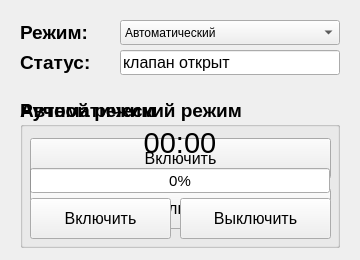
<?xml version="1.0" encoding="UTF-8"?>
<ui version="4.0">
 <class>wBiosynthesisTimer</class>
 <widget class="QMainWindow" name="wBiosynthesisTimer">
  <property name="windowModality">
   <enum>Qt::NonModal</enum>
  </property>
  <property name="geometry">
   <rect>
    <x>0</x>
    <y>0</y>
    <width>360</width>
    <height>260</height>
   </rect>
  </property>
  <property name="windowTitle">
   <string>БИОСИНТЕЗ - Таймер</string>
  </property>
  <property name="windowIcon">
   <iconset>
    <normaloff>../../../../../.designer/logo.png</normaloff>../../../../../.designer/logo.png</iconset>
  </property>
  <widget class="QWidget" name="centralwidget">
   <widget class="QGroupBox" name="gbManualMode">
    <property name="geometry">
     <rect>
      <x>20</x>
      <y>98</y>
      <width>320</width>
      <height>150</height>
     </rect>
    </property>
    <property name="font">
     <font>
      <pointsize>14</pointsize>
      <weight>75</weight>
      <bold>true</bold>
     </font>
    </property>
    <property name="title">
     <string>Ручной режим</string>
    </property>
    <widget class="QPushButton" name="btnManualStop">
     <property name="geometry">
      <rect>
       <x>10</x>
       <y>90</y>
       <width>301</width>
       <height>41</height>
      </rect>
     </property>
     <property name="font">
      <font>
       <pointsize>12</pointsize>
       <weight>50</weight>
       <bold>false</bold>
      </font>
     </property>
     <property name="text">
      <string>Выключить</string>
     </property>
    </widget>
    <widget class="QPushButton" name="btnManualStart">
     <property name="geometry">
      <rect>
       <x>10</x>
       <y>40</y>
       <width>301</width>
       <height>41</height>
      </rect>
     </property>
     <property name="font">
      <font>
       <pointsize>12</pointsize>
       <weight>50</weight>
       <bold>false</bold>
      </font>
     </property>
     <property name="text">
      <string>Включить</string>
     </property>
    </widget>
    <widget class="QLabel" name="lblManualTimer">
     <property name="geometry">
      <rect>
       <x>10</x>
       <y>329</y>
       <width>300</width>
       <height>31</height>
      </rect>
     </property>
     <property name="font">
      <font>
       <pointsize>22</pointsize>
       <weight>50</weight>
       <bold>false</bold>
      </font>
     </property>
     <property name="text">
      <string>00:00</string>
     </property>
     <property name="alignment">
      <set>Qt::AlignCenter</set>
     </property>
    </widget>
   </widget>
   <widget class="QGroupBox" name="gbAutoMode">
    <property name="enabled">
     <bool>true</bool>
    </property>
    <property name="geometry">
     <rect>
      <x>20</x>
      <y>98</y>
      <width>320</width>
      <height>150</height>
     </rect>
    </property>
    <property name="font">
     <font>
      <pointsize>14</pointsize>
      <weight>75</weight>
      <bold>true</bold>
     </font>
    </property>
    <property name="title">
     <string>Автоматический режим</string>
    </property>
    <widget class="QProgressBar" name="pbrProgressBar">
     <property name="geometry">
      <rect>
       <x>10</x>
       <y>70</y>
       <width>300</width>
       <height>25</height>
      </rect>
     </property>
     <property name="font">
      <font>
       <pointsize>11</pointsize>
       <weight>50</weight>
       <bold>false</bold>
      </font>
     </property>
     <property name="value">
      <number>0</number>
     </property>
    </widget>
    <widget class="QPushButton" name="btnAutoStart">
     <property name="geometry">
      <rect>
       <x>10</x>
       <y>100</y>
       <width>141</width>
       <height>41</height>
      </rect>
     </property>
     <property name="font">
      <font>
       <pointsize>12</pointsize>
       <weight>50</weight>
       <bold>false</bold>
      </font>
     </property>
     <property name="text">
      <string>Включить</string>
     </property>
    </widget>
    <widget class="QPushButton" name="btnAutoStop">
     <property name="geometry">
      <rect>
       <x>160</x>
       <y>100</y>
       <width>151</width>
       <height>41</height>
      </rect>
     </property>
     <property name="font">
      <font>
       <pointsize>12</pointsize>
       <weight>50</weight>
       <bold>false</bold>
      </font>
     </property>
     <property name="text">
      <string>Выключить</string>
     </property>
    </widget>
    <widget class="QLabel" name="lblTimer">
     <property name="geometry">
      <rect>
       <x>10</x>
       <y>29</y>
       <width>300</width>
       <height>31</height>
      </rect>
     </property>
     <property name="font">
      <font>
       <pointsize>22</pointsize>
       <weight>50</weight>
       <bold>false</bold>
      </font>
     </property>
     <property name="text">
      <string>00:00</string>
     </property>
     <property name="alignment">
      <set>Qt::AlignCenter</set>
     </property>
    </widget>
   </widget>
   <widget class="QLabel" name="lblMode">
    <property name="geometry">
     <rect>
      <x>20</x>
      <y>20</y>
      <width>80</width>
      <height>25</height>
     </rect>
    </property>
    <property name="font">
     <font>
      <pointsize>14</pointsize>
      <weight>75</weight>
      <bold>true</bold>
     </font>
    </property>
    <property name="text">
     <string>Режим: </string>
    </property>
    <property name="textFormat">
     <enum>Qt::AutoText</enum>
    </property>
   </widget>
   <widget class="QLabel" name="lblStatus">
    <property name="geometry">
     <rect>
      <x>20</x>
      <y>50</y>
      <width>80</width>
      <height>25</height>
     </rect>
    </property>
    <property name="font">
     <font>
      <pointsize>14</pointsize>
      <weight>75</weight>
      <bold>true</bold>
     </font>
    </property>
    <property name="text">
     <string>Статус:</string>
    </property>
    <property name="textFormat">
     <enum>Qt::AutoText</enum>
    </property>
   </widget>
   <widget class="QComboBox" name="cmbCurrentMode">
    <property name="geometry">
     <rect>
      <x>120</x>
      <y>20</y>
      <width>220</width>
      <height>25</height>
     </rect>
    </property>
    <property name="currentIndex">
     <number>1</number>
    </property>
    <item>
     <property name="text">
      <string>Ручной</string>
     </property>
    </item>
    <item>
     <property name="text">
      <string>Автоматический</string>
     </property>
    </item>
   </widget>
   <widget class="QLineEdit" name="txtCurrentStatus">
    <property name="enabled">
     <bool>true</bool>
    </property>
    <property name="geometry">
     <rect>
      <x>120</x>
      <y>50</y>
      <width>220</width>
      <height>25</height>
     </rect>
    </property>
    <property name="font">
     <font>
      <pointsize>12</pointsize>
     </font>
    </property>
    <property name="text">
     <string>клапан открыт</string>
    </property>
    <property name="readOnly">
     <bool>true</bool>
    </property>
   </widget>
  </widget>
 </widget>
 <resources/>
 <connections/>
</ui>
